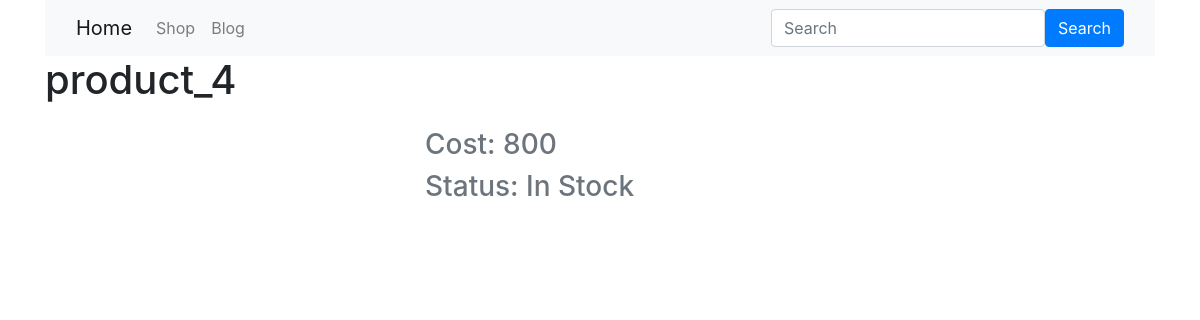
Before: /product/4/ with the older database file.
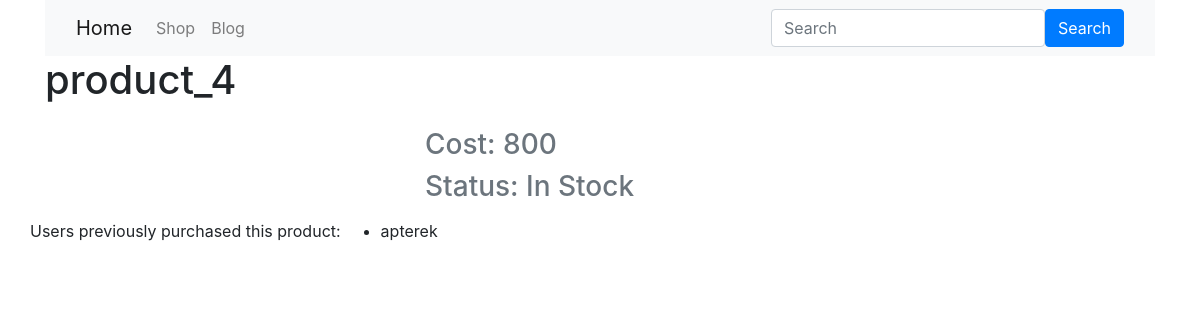
After: the same page with the newer database file.
### shop/models.py (models this page shows, shortened)
class Product(models.Model):
    title = models.CharField(max_length=200, default=True)
    cost = models.IntegerField(null=True)
    photo = models.ImageField(
        upload_to='images/%Y/%m/%d/', null=True)  # /%Y/%m/%d/ - creating dir for each day, when download image
    description = models.TextField(default="")
    status = models.CharField(
        max_length=100, choices=STATUS_CHOICES, default="IN_STOCK"
    )
    favorites = models.ManyToManyField(
        settings.AUTH_USER_MODEL, related_name="favorite_products"
    )
    class Meta:
        verbose_name = "Product"
        verbose_name_plural = "Products"

class Purchase(models.Model):
    user = models.ForeignKey(
        settings.AUTH_USER_MODEL, related_name="purchases", on_delete=models.CASCADE, blank=True, null=True
    )
    product = models.ForeignKey(
        Product, related_name="purchases", on_delete=models.CASCADE, default=True
    )
    count = models.IntegerField(null=True)
    class Meta:
        verbose_name = "Purchase"
        verbose_name_plural = "Purchases"

### shop/views.py (the view)
# urls.py: path("product/<int:product_id>/", product_view, name="product_view")
def product_view(request, **kwargs):
    product = Product.objects.get(id=kwargs["product_id"])
    if request.method == "POST":
        if request.user.is_authenticated and request.POST["action"] == "add":
            product.favorites.add(request.user)
        else:
            product.favorites.remove(request.user)
    return render(request, "product_item.html", {"product": product,
                                                 "favorite_products": request.user in product.favorites.all()})

### templates/product_item.html (shortened to what this page needs)
{% extends "base.html" %}
{% block content %}
    <h1 class="mb-4">{{ product.title }}</h1>
    <div class="row">
    <div class="col-4">
    </div>
    <div class="col-8">
      <h3 class="mb-2 text-muted">Cost: {{ product.cost }}</h3>
      <h3 class="mb-2 text-muted">Status: {{ product.get_status_display }}</h3>
    </div>
      {% if product.purchases.exists %}
        <p>
          Users previously purchased this product:
          <ul>
            {% for purchase in product.purchases.all %}
              <li>{{ purchase.user.username }}</li>
            {% endfor %}
          </ul>
        </p>
      {% endif %}
    </div>
{% endblock %}

### templates/base.html (shortened to what this page needs)
<!DOCTYPE html>
<html lang="en">
<head>
    <link rel="stylesheet" href="https://maxcdn.bootstrapcdn.com/bootstrap/4.0.0/css/bootstrap.min.css">
</head>
<body>
<div class="container">
    <div class="row">
        <div class="col-lg-12">
        <nav class="navbar navbar-expand-lg navbar-light bg-light">
          <div class="container-fluid">
            <a class="navbar-brand" href="{% url 'product' %}">Home</a>
            <div class="collapse navbar-collapse" id="navbarSupportedContent">
              <ul class="navbar-nav me-auto mb-2 mb-lg-0">
                <li class="nav-item">
                  <a class="nav-link" href="{% url 'product' %}">Shop</a>
                </li>
                  <li class="nav-item">
                  <a class="nav-link" href="{% url 'post' %}">Blog</a>
                </li>
              </ul>
                </div>
              <form class="d-flex">
                    <input class="form-control me-2" type="search" placeholder="Search" aria-label="Search">
                    <button class="btn btn-primary" type="submit">Search</button>
              </form>
            </div>
          </div>
        </div>
</div>
  <div class="container">
  {% block content %}
   {% endblock %}
</div>
</body>
</html>

Changed rows visible on the page:
added Purchase: user.username "apterek"
Other visible differences:
text now shown: "Users previously purchased this product:"
